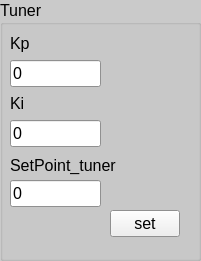
     <widget class="QGroupBox" name="groupBox_23">
      <property name="geometry">
       <rect>
        <x>640</x>
        <y>590</y>
        <width>201</width>
        <height>261</height>
       </rect>
      </property>
      <property name="palette">
       <palette>
        <active>
         <colorrole role="Base">
          <brush brushstyle="SolidPattern">
           <color alpha="255">
            <red>255</red>
            <green>255</green>
            <blue>255</blue>
           </color>
          </brush>
         </colorrole>
         <colorrole role="Window">
          <brush brushstyle="SolidPattern">
           <color alpha="255">
            <red>202</red>
            <green>202</green>
            <blue>202</blue>
           </color>
          </brush>
         </colorrole>
        </active>
        <inactive>
         <colorrole role="Base">
          <brush brushstyle="SolidPattern">
           <color alpha="255">
            <red>255</red>
            <green>255</green>
            <blue>255</blue>
           </color>
          </brush>
         </colorrole>
         <colorrole role="Window">
          <brush brushstyle="SolidPattern">
           <color alpha="255">
            <red>202</red>
            <green>202</green>
            <blue>202</blue>
           </color>
          </brush>
         </colorrole>
        </inactive>
        <disabled>
         <colorrole role="Base">
          <brush brushstyle="SolidPattern">
           <color alpha="255">
            <red>202</red>
            <green>202</green>
            <blue>202</blue>
           </color>
          </brush>
         </colorrole>
         <colorrole role="Window">
          <brush brushstyle="SolidPattern">
           <color alpha="255">
            <red>202</red>
            <green>202</green>
            <blue>202</blue>
           </color>
          </brush>
         </colorrole>
        </disabled>
       </palette>
      </property>
      <property name="font">
       <font>
        <pointsize>12</pointsize>
       </font>
      </property>
      <property name="title">
       <string>Tuner</string>
      </property>
      <widget class="QLabel" name="txt_nbr_bram_103">
       <property name="geometry">
        <rect>
         <x>10</x>
         <y>90</y>
         <width>111</width>
         <height>27</height>
        </rect>
       </property>
       <property name="font">
        <font>
         <pointsize>12</pointsize>
        </font>
       </property>
       <property name="text">
        <string>Ki</string>
       </property>
      </widget>
      <widget class="QLineEdit" name="ui_ki_tuner">
       <property name="geometry">
        <rect>
         <x>10</x>
         <y>120</y>
         <width>91</width>
         <height>27</height>
        </rect>
       </property>
       <property name="font">
        <font>
         <pointsize>12</pointsize>
        </font>
       </property>
       <property name="text">
        <string>0</string>
       </property>
      </widget>
      <widget class="QLineEdit" name="ui_kp_tuner">
       <property name="geometry">
        <rect>
         <x>10</x>
         <y>60</y>
         <width>91</width>
         <height>27</height>
        </rect>
       </property>
       <property name="font">
        <font>
         <pointsize>12</pointsize>
        </font>
       </property>
       <property name="text">
        <string>0</string>
       </property>
      </widget>
      <widget class="QLabel" name="txt_nbr_bram_104">
       <property name="geometry">
        <rect>
         <x>10</x>
         <y>30</y>
         <width>131</width>
         <height>27</height>
        </rect>
       </property>
       <property name="font">
        <font>
         <pointsize>12</pointsize>
        </font>
       </property>
       <property name="text">
        <string>Kp</string>
       </property>
      </widget>
      <widget class="QPushButton" name="btn_setpoint_tuner">
       <property name="geometry">
        <rect>
         <x>110</x>
         <y>210</y>
         <width>70</width>
         <height>27</height>
        </rect>
       </property>
       <property name="font">
        <font>
         <pointsize>12</pointsize>
        </font>
       </property>
       <property name="text">
        <string>set</string>
       </property>
      </widget>
      <widget class="QLineEdit" name="ui_setpoint_tuner">
       <property name="geometry">
        <rect>
         <x>10</x>
         <y>180</y>
         <width>91</width>
         <height>27</height>
        </rect>
       </property>
       <property name="font">
        <font>
         <pointsize>12</pointsize>
        </font>
       </property>
       <property name="text">
        <string>0</string>
       </property>
      </widget>
      <widget class="QLabel" name="txt_nbr_bram_105">
       <property name="geometry">
        <rect>
         <x>10</x>
         <y>150</y>
         <width>151</width>
         <height>31</height>
        </rect>
       </property>
       <property name="font">
        <font>
         <pointsize>12</pointsize>
        </font>
       </property>
       <property name="text">
        <string>SetPoint_tuner</string>
       </property>
      </widget>
     </widget>
